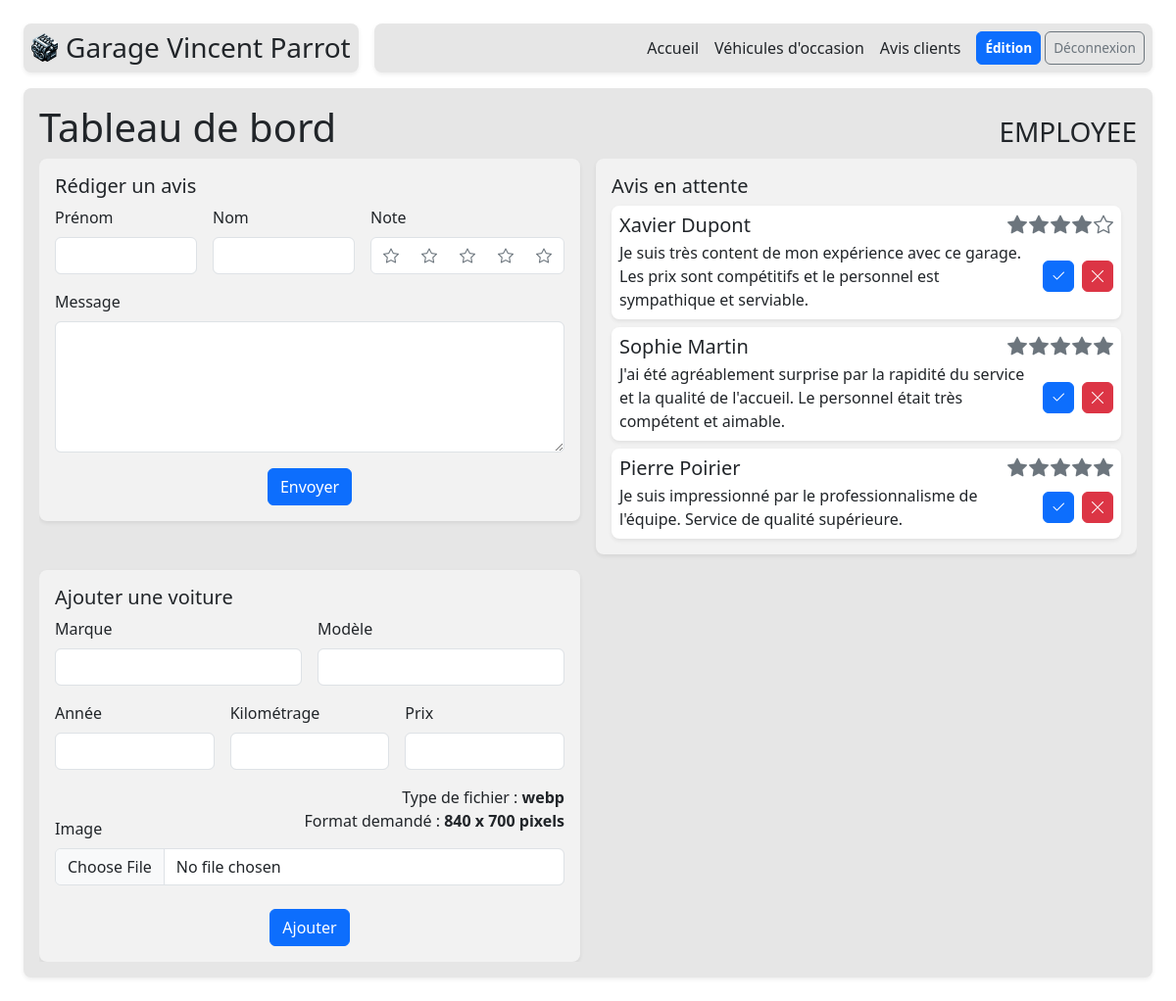
The page /index.php?p=edition (signed in) on the database its author committed.
### tables this page shows
CREATE TABLE `customer_review` (
    `id` int NOT NULL AUTO_INCREMENT PRIMARY KEY,
    `full_name` varchar(100) NOT NULL,
    `review` varchar(3000) NOT NULL,
    `rating` int NOT NULL CHECK(`rating` BETWEEN 0 AND 5),
    `approved` ENUM('APPROVED', 'PENDING', 'DENIED') NOT NULL DEFAULT 'PENDING'
);

### includes/App.php (called while the page is built, shortened)
<?php
class App {
    public static function getTemplate($template, $tplVarList = []) {
        require_once("view/$template.php");
    }
}

### controller/edition.php (called while the page is built, shortened)
<?php
$userType = $_SESSION['userType'] ?? null;
$title = "Tableau de bord";
require_once('model/CustomerReview.php');
$reviewList = CustomerReview::getAllPending();
$validReview = false;
$validVehicle = false;
$validSchedule = false;
$scheduleList = Schedule::getAll();
$validService = false;
$serviceList = Service::getAll();
$validInscription = false;
$alreadyUsed = false;
$employeeList = Admin::getAllEmployee();
$tplVarList = [];
$tplVarList["title"] = $title;
$tplVarList["page"] = $page;
$tplVarList["userType"] = $userType;
$tplVarList["employeeList"] = $employeeList;
$tplVarList["serviceList"] = $serviceList;
$tplVarList["reviewList"] = $reviewList;
$tplVarList["scheduleList"] = $scheduleList;
$tplVarList["validReview"] = $validReview;
$tplVarList["validVehicle"] = $validVehicle;
$tplVarList["validService"] = $validService;
$tplVarList["validSchedule"] = $validSchedule;
$tplVarList["validInscription"] = $validInscription;
$tplVarList["alreadyUsed"] = $alreadyUsed;
App::getTemplate("edition", $tplVarList);

### index.php (called while the page is built, shortened)
<?php
$returnJson = false;
try {
    require_once("includes/App.php");
    require_once("includes/Database.php");
    if (array_key_exists("p", $_GET)) {
        $page = $_GET["p"];
    } else if (array_key_exists("a", $_GET)) {
        $page = $_GET["a"];
        header('Content-Type: application/json');
        $returnJson = true;
    } else {
        $page = "home";
    }
    $controllerPath = "controller/$page.php";
    if (file_exists($controllerPath)) {
        require_once($controllerPath);
    } else {
        throw new Exception("Error 404: given controller '$page' is not found");
    }
} catch (\Throwable $th) {
    ob_end_clean();
    if ($returnJson) {
        echo json_encode([
            "success" => false,
            "msg" => ENVIRONMENT === "DEV" ? $th->getMessage() : null,
            "data" => null,
        ]);
    } else {
        require_once("controller/error.php");
    }
}

### includes/Database.php (called while the page is built, shortened)
<?php
class Database
{
    private static $pdo;
    private static function init()
    {
        $database_dsn = 'mysql:host=localhost;dbname=garage-vincent-parrot-db';
        $database_user = 'garage-vincent-parrot-user';
        $database_password = 'garage-vincent-parrot-password';
        try {
            self::$pdo = new PDO($database_dsn, $database_user, $database_password);
            self::$pdo->setAttribute(PDO::ATTR_ERRMODE, PDO::ERRMODE_EXCEPTION);
        } catch (PDOException $e) {
            echo "Erreur de connexion : " . $e->getMessage();
            exit;
        }
    }
    public static function query($sql, $bindList = [])
    {
        $stmt = self::$pdo->prepare($sql);
        $stmt->execute();
        if ($stmt->rowCount() > 0) {
            $data = $stmt->fetchAll(PDO::FETCH_ASSOC);
            return $data;
        } else {
            return null;
        }
    }
}

### model/CustomerReview.php (called while the page is built, shortened)
<?php
class CustomerReview
{
    public function __construct($id, $fullName, $review, $rating, $approved)
    {
        $this->id = $id;
        $this->fullName = $fullName;
        $this->review = $review;
        $this->rating = $rating;
    }
    public static function getAllPending()
    {
        $data = Database::query("SELECT * FROM customer_review WHERE approved = 'PENDING' ORDER BY id DESC;");
        if (isset($data)) {
            $instanceList = [];
            foreach ($data as $value) {
                $instanceList[] = new self(
                    $value["id"],
                    $value["full_name"],
                    $value["review"],
                    $value["rating"],
                    $value["approved"],
                );
            }
            return $instanceList;
        } else {
            return null;
        }
    }
}

### view/edition.php (the view, shortened to what this page needs)
<main class="w-100 flex-1 d-flex flex-column overflow-hidden bg-150 shadow-sm rounded-3 p-3">
    <div class="d-flex flex-row justify-content-between align-items-baseline">
        <h1><?= $title ?></h1>
        <h3><?= $userType ?></h3>
    </div>
    <div class="flex-1 d-flex flex-column overflow-x-hidden overflow-y-auto">
        <div class="row g-3">
            <section id="addReview" class="col-md-6">
                <div class="bg-100 shadow-sm rounded-3 p-3">
                    <h5>Rédiger un avis</h5>
                    <form method="POST" action="index.php?p=edition#addReview">
                        <div class="row g-3">
                            <div class="col-lg">
                                <label for="firstName" class="form-label">Prénom</label>
                                <input type="text" class="form-control" id="firstName" name="firstName" required>
                            </div>
                            <div class="col-lg">
                                <label for="lastName" class="form-label">Nom</label>
                                <input type="text" class="form-control" id="lastName" name="lastName" required>
                            </div>
                            <div class="col-lg d-flex flex-column justify-content-start align-items-start gap-2 mb-3">
                                <p class="mb-0">Note</p>
                                <div id="radio-rating" class="btn-group bg-white border">
                                    <label class="btn border border-0" for="star-1"><i class="bi bi-star" style="color: var(--bs-gray)"></i></label>
                                    <label class="btn border border-0" for="star-2"><i class="bi bi-star" style="color: var(--bs-gray)"></i></label>
                                    <label class="btn border border-0" for="star-3"><i class="bi bi-star" style="color: var(--bs-gray)"></i></label>
                                    <label class="btn border border-0" for="star-4"><i class="bi bi-star" style="color: var(--bs-gray)"></i></label>
                                    <label class="btn border border-0" for="star-5"><i class="bi bi-star" style="color: var(--bs-gray)"></i></label>
                                </div>
                            </div>
                        </div>
                        <div class="mb-3">
                            <label for="messageReview" class="form-label">Message</label>
                            <textarea class="form-control" id="messageReview" name="message" rows="5" required></textarea>
                        </div>
                        <div class="d-flex flex-row justify-content-center">
                            <button type="submit" name="send-review" class="btn btn-primary">Envoyer</button>
                        </div>
                    </form>
                </div>
            </section>
            <section id="approveReview" class="col-md-6">
                <div class="bg-100 shadow-sm rounded-3 p-3">
                    <h5>Avis en attente</h5>
                    <div id="rowReview" class="row g-2">
                        <?php if ($reviewList != null) : ?>
                            <?php foreach ($reviewList as $review) : ?>
                                <div class="parent-element review col-12">
                                    <div class="bg-white rounded-3 shadow-sm p-2">
                                        <div class="d-flex justify-content-between align-items-baseline mb-1">
                                            <h5 class="mb-0"><?= $review->fullName ?></h5>
                                            <h5 class="mb-0 d-flex flex-row align-items-center" style="gap: 2px;">
                                                <?php for ($i = 0; $i < $review->rating; $i++) : ?>
                                                    <i class="bi bi-star-fill" style="color: var(--bs-gray)"></i>
                                                <?php endfor; ?>
                                                <?php for ($i = 0; $i < (5 - $review->rating); $i++) : ?>
                                                    <i class="bi bi-star" style="color: var(--bs-gray)"></i>
                                                <?php endfor; ?>
                                            </h5>
                                        </div>
                                        <div class="d-flex gap-2 justify-content-between align-items-center">
                                            <p class="mb-0"><?= $review->review ?></p>
                                            <div class="d-flex gap-2">
                                                <button type="button" data-id="<?= $review->id ?>" data-action="approve" data-table="customer_review" class="ajax-button btn btn-primary p-0" style="height: 2rem; width: 2rem;"><i class="bi bi-check2"></i></button>
                                                <button type="button" data-id="<?= $review->id ?>" data-action="deny" data-table="customer_review" class="ajax-button btn btn-danger p-0" style="height: 2rem; width: 2rem;"><i class="bi bi-x-lg"></i></button>
                                            </div>
                                        </div>
                                    </div>
                                </div>
                            <?php endforeach; ?>
                        <?php else : ?>
                            <div class="col-12 d-flex justify-content-center">
                                <p class="mb-0">Aucun avis en attente</p>
                            </div>
                        <?php endif; ?>
                    </div>
                </div>
            </section>
            <section id="addVehicle" class="col-md-6">
                <div class="bg-100 shadow-sm rounded-3 p-3">
                    <h5>Ajouter une voiture</h5>
                    <form method="POST" action="index.php?p=edition#addVehicle" enctype="multipart/form-data">
                        <div class="row g-3 mb-3">
                            <div class="col-6">
                                <label for="brand" class="form-label">Marque</label>
                                <input type="text" class="form-control" id="brand" name="brand" required>
                            </div>
                            <div class="col-6">
                                <label for="model" class="form-label">Modèle</label>
                                <input type="text" class="form-control" id="model" name="model" required>
                            </div>
                            <div class="col-4">
                                <label for="year" class="form-label">Année</label>
                                <input type="number" class="form-control" id="year" name="year" required>
                            </div>
                            <div class="col-4">
                                <label for="mileage" class="form-label">Kilométrage</label>
                                <input type="number" class="form-control" id="mileage" name="mileage" required>
                            </div>
                            <div class="col-4">
                                <label for="priceVehicle" class="form-label">Prix</label>
                                <input type="number" class="form-control" id="priceVehicle" name="price" required>
                            </div>
                            <div class="col-12">
                                <div class="d-flex flex-row justify-content-between align-items-end">
                                    <label for="picture" class="form-label">Image</label>
                                    <div>
                                        <p class="mb-0 text-end">Type de fichier : <b>webp</b></p>
                                        <p class="mb-3 text-end">Format demandé : <b>840 x 700 pixels</b></p>
                                    </div>
                                </div>
                                <input type="file" class="form-control mb-2" id="picture" name="picture" required>
                            </div>
                        </div>
                        <div class="d-flex flex-row justify-content-center">
                            <button type="submit" name="addVehicle" class="btn btn-primary">Ajouter</button>
                        </div>
                    </form>
                </div>
            </section>
        </div>
    </div>
</main>

### static/css/common.css (style rules this page uses)
html, body { height: 100%; }
.flex-1 { flex: 1; }
header, main, footer { max-width: 1060px; }
@media (min-height: 800px) { header, main, footer { max-width: 1060px; } }
@media (min-height: 1000px) { header, main, footer { max-width: 1330px; } }
.bg-100 { background-color: hsl(0, 0%, 95%); }
.bg-150 { background-color: hsl(0, 0%, 90%); }

### rows shown on the page
customer_review: full_name "Xavier Dupont", rating 4 (drawn), review "Je suis très content de mon expérience avec ce garage. Les prix sont compétitifs et le personnel est sympathique et serviable."
customer_review: full_name "Sophie Martin", rating 5 (drawn), review "J'ai été agréablement surprise par la rapidité du service et la qualité de l'accueil. Le personnel était très compétent et aimable."
customer_review: full_name "Pierre Poirier", rating 5 (drawn), review "Je suis impressionné par le professionnalisme de l'équipe. Service de qualité supérieure."

### other values the page prints
$title "Tableau de bord"
$userType "EMPLOYEE"
